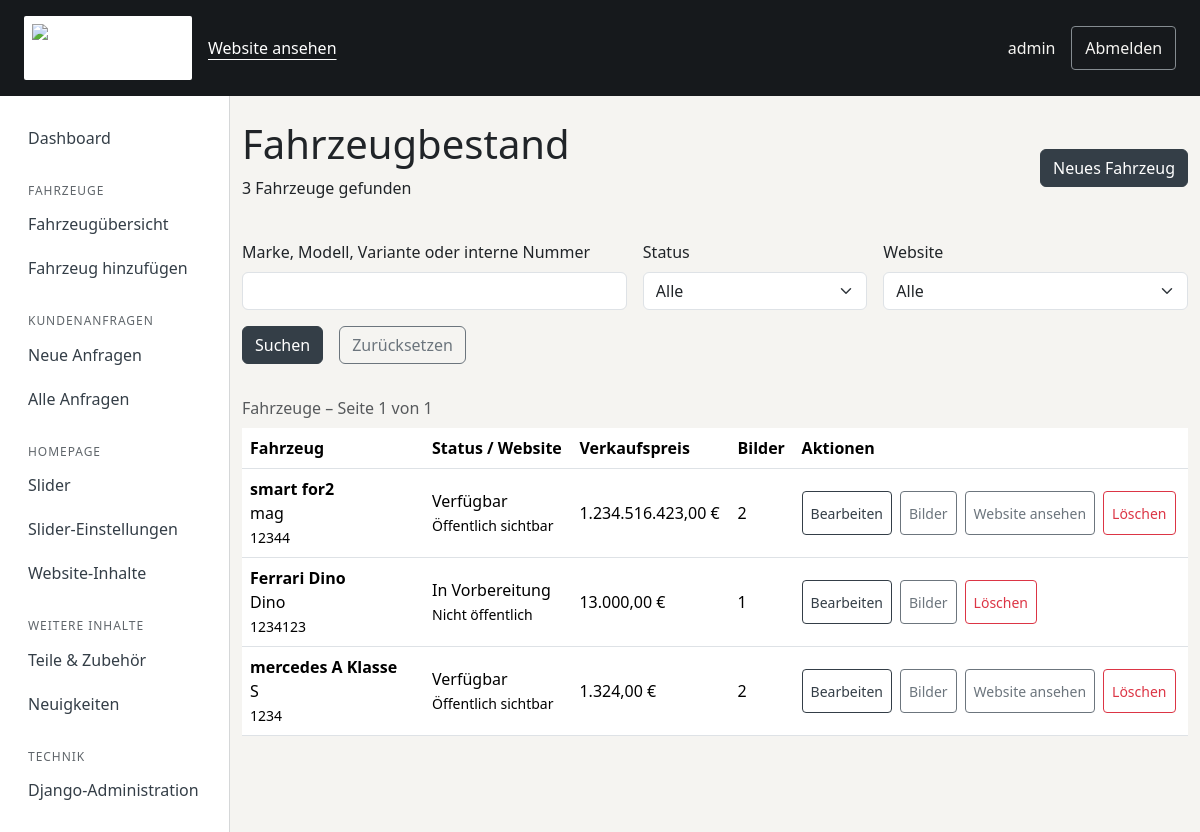
The app's page /verwaltung/fahrzeuge/ (signed in), older data.
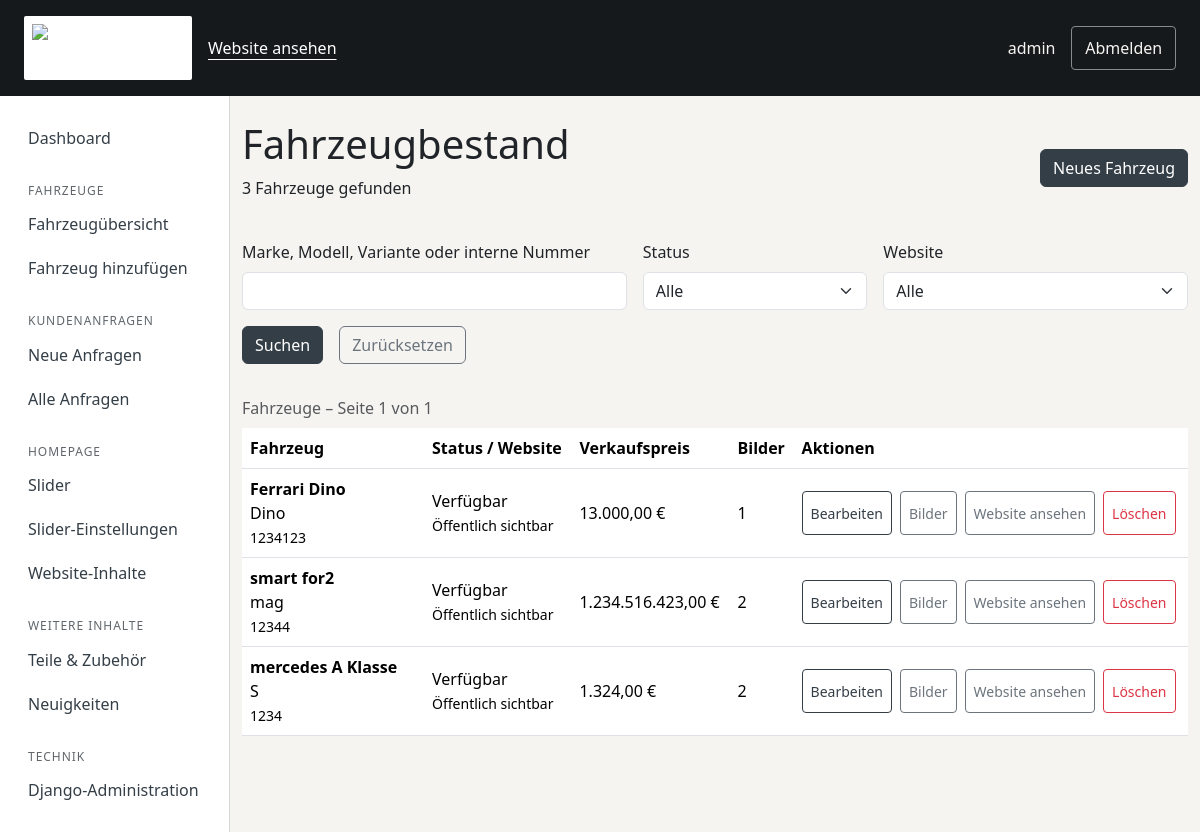
The same page, newer data.
### vehicles/models.py (models this page shows, shortened)
class Vehicle(models.Model):
    internal_number = models.CharField(max_length=50, unique=True, verbose_name="Interne Fahrzeugnummer")
    brand = models.CharField(max_length=100, verbose_name="Marke")
    model = models.CharField(max_length=120, verbose_name="Modell")
    variant = models.CharField(max_length=150, blank=True, verbose_name="Variante / Modellbezeichnung")
    vehicle_type = models.CharField(max_length=80, verbose_name="Fahrzeugtyp")
    first_registration = models.DateField(verbose_name="Erstzulassung")
    year = models.PositiveIntegerField(verbose_name="Baujahr")
    mileage = models.PositiveIntegerField(verbose_name="Kilometerstand")
    fuel_type = models.CharField(max_length=60, verbose_name="Kraftstoffart")
    transmission = models.CharField(max_length=50, verbose_name="Getriebe")
    power_kw = models.PositiveIntegerField(verbose_name="Leistung kW")
    power_ps = models.PositiveIntegerField(verbose_name="Leistung PS")
    engine_capacity = models.PositiveIntegerField(verbose_name="Hubraum")
    doors = models.PositiveIntegerField(verbose_name="Anzahl Türen")
    seats = models.PositiveIntegerField(verbose_name="Anzahl Sitzplätze")
    exterior_color = models.CharField(max_length=80, verbose_name="Außenfarbe")
    interior_equipment = models.CharField(max_length=200, blank=True, verbose_name="Innenausstattung")
    vin = models.CharField(max_length=50, blank=True, verbose_name="FIN / Fahrgestellnummer")
    previous_owners = models.PositiveIntegerField(default=0, verbose_name="Anzahl Vorbesitzer")
    hu_valid_until = models.DateField(blank=True, null=True, verbose_name="HU gültig bis")
    purchase_price = models.DecimalField(max_digits=12, decimal_places=2, verbose_name="Einkaufspreis")
    sale_price = models.DecimalField(max_digits=12, decimal_places=2, verbose_name="Verkaufspreis")
    description = models.TextField(blank=True, verbose_name="Beschreibung")
    equipment = models.TextField(blank=True, verbose_name="Ausstattung")
    status = models.CharField(
        max_length=30,
        choices=VehicleStatus.choices,
        default=VehicleStatus.IN_PREPARATION,
        verbose_name="Status",
    )
    is_published = models.BooleanField(default=False, verbose_name="Veröffentlicht")
    public_visible = models.BooleanField(default=False, verbose_name="Öffentlich sichtbar")
    created_at = models.DateTimeField(default=timezone.now, verbose_name="Datum der Aufnahme")
    updated_at = models.DateTimeField(auto_now=True, verbose_name="Datum der letzten Änderung")
    class Meta:
        ordering = ["-updated_at"]
        verbose_name = "Fahrzeug"
        verbose_name_plural = "Fahrzeuge"
    @property
    def is_publicly_listed(self) -> bool:
        return self.is_published and self.public_visible and self.status == VehicleStatus.AVAILABLE

### vehicles/views.py (the view)
@login_required(login_url="login")
@permission_required("vehicles.view_vehicle", raise_exception=True)
def management_vehicles(request):
    queryset = Vehicle.objects.annotate(image_count=Count("images"))
    query = request.GET.get("q", "").strip()
    status = request.GET.get("status", "")
    visibility = request.GET.get("visibility", "")
    if query:
        queryset = queryset.filter(Q(brand__icontains=query) | Q(model__icontains=query)
                                   | Q(variant__icontains=query) | Q(internal_number__icontains=query))
    if status in VehicleStatus.values:
        queryset = queryset.filter(status=status)
    else:
        status = ""
    public = Q(is_published=True, public_visible=True, status=VehicleStatus.AVAILABLE)
    if visibility == "public":
        queryset = queryset.filter(public)
    elif visibility == "hidden":
        queryset = queryset.exclude(public)
    else:
        visibility = ""
    page = Paginator(queryset.order_by("-updated_at", "-pk"), 20).get_page(request.GET.get("page"))
    parameters = request.GET.copy()
    parameters.pop("page", None)
    return render(request, "admin/vehicle_list.html", {
        "page_obj": page, "query": query, "selected_status": status,
        "visibility": visibility, "statuses": VehicleStatus.choices,
        "page_query": parameters.urlencode(),
    })

### vehicles/content.py (called while the page is built)
def homepage_content(values=None):
    interval = Homepage._meta.get_field("slider_interval").default
    if values is None:
        page = Homepage.objects.filter(pk=1).first()
        values = page.published if page else {}
        interval = page.slider_interval if page else interval
    result = {key: values.get(key, default) for key, label, default, group in TEXT_FIELDS}
    image_ids = [values[key] for key, *_ in IMAGE_FIELDS if isinstance(values.get(key), int)]
    images = HomepageImage.objects.in_bulk(image_ids)
    for key, label, fallback, group in IMAGE_FIELDS:
        asset = images.get(values.get(key))
        result[key] = asset.image.url if asset else (static(fallback) if fallback else '')
    result["slider_interval"] = interval
    return result

def website_content(request):
    if not hasattr(request, '_homepage_content'):
        request._homepage_content = homepage_content()
    return {'site_content': request._homepage_content}

### templates/admin/vehicle_list.html (shortened to what this page needs)
{% extends "management/base.html" %}
{% block content %}
<section class="container py-4">
    <div class="d-flex flex-wrap justify-content-between align-items-center gap-3 mb-4">
        <div><h1>Fahrzeugbestand</h1><p>{{ page_obj.paginator.count }} Fahrzeuge gefunden</p></div>
        {% if perms.vehicles.add_vehicle %}<a class="btn btn-primary" href="{% url 'vehicle_create' %}">Neues Fahrzeug</a>{% endif %}
    </div>
    <form method="get" class="row g-3 mb-4">
        <div class="col-md-5"><label class="form-label" for="stock-search">Marke, Modell, Variante oder interne Nummer</label><input class="form-control" type="search" id="stock-search" name="q" value="{{ query }}"></div>
        <div class="col-md-3"><label class="form-label" for="stock-status">Status</label><select class="form-select" id="stock-status" name="status"><option value="">Alle</option></select></div>
        <div class="col-md-4"><label class="form-label" for="stock-visibility">Website</label><select class="form-select" id="stock-visibility" name="visibility"><option value="">Alle</option></select></div>
        <div class="d-flex gap-3"><button class="btn btn-primary" type="submit">Suchen</button><a class="btn btn-outline-secondary" href="{% url 'management_vehicles' %}">Zurücksetzen</a></div>
    </form>
    <div class="table-responsive">
        <table class="table management-table">
            <caption>Fahrzeuge – Seite {{ page_obj.number }} von {{ page_obj.paginator.num_pages }}</caption>
            <thead><tr><th scope="col">Fahrzeug</th><th scope="col">Status / Website</th><th scope="col">Verkaufspreis</th><th scope="col">Bilder</th><th scope="col">Aktionen</th></tr></thead>
            <tbody>{% for vehicle in page_obj %}<tr>
                <td><strong>{{ vehicle.brand }} {{ vehicle.model }}</strong><br>{{ vehicle.variant }}<br><small>{{ vehicle.internal_number }}</small></td>
                <td>{{ vehicle.get_status_display }}<br><small>{% if vehicle.is_publicly_listed %}Öffentlich sichtbar{% else %}Nicht öffentlich{% endif %}</small></td>
                <td>{{ vehicle.sale_price|floatformat:'2g' }} €</td><td>{{ vehicle.image_count }}</td>
                <td><div class="management-actions">
                    {% if perms.vehicles.change_vehicle %}<a class="btn btn-sm btn-outline-primary" href="{% url 'vehicle_update' vehicle.pk %}">Bearbeiten</a><a class="btn btn-sm btn-outline-secondary" href="{% url 'vehicle_images' vehicle.pk %}">Bilder</a>{% endif %}
                    {% if vehicle.is_publicly_listed %}<a class="btn btn-sm btn-outline-secondary" href="{% url 'vehicle_detail' vehicle.pk %}">Website ansehen</a>{% endif %}
                    {% if perms.vehicles.delete_vehicle %}<a class="btn btn-sm btn-outline-danger" href="{% url 'vehicle_delete' vehicle.pk %}">Löschen</a>{% endif %}
                </div></td>
            </tr>{% empty %}<tr><td colspan="5">Keine Fahrzeuge gefunden. Passen Sie die Suche an oder legen Sie ein Fahrzeug an.</td></tr>{% endfor %}</tbody>
        </table>
    </div>
</section>
{% endblock %}

Row changes from the older to the newer data that the page shows:
changed Vehicle "Ferrari": status "In Vorbereitung" → "Verfügbar"; status "Nicht öffentlich" → "Öffentlich sichtbar Website ansehen"; moves up the list
